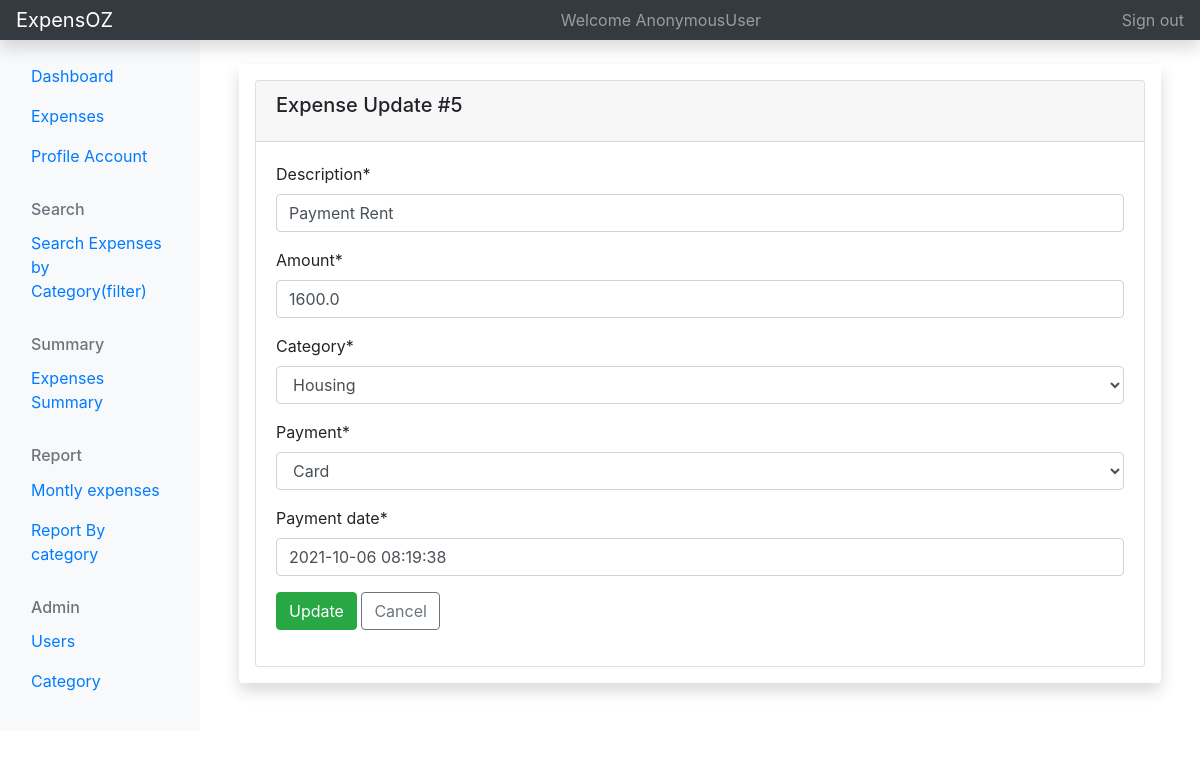
/expense/5/update/, run on the app's committed database.
### expense/models.py (models this page shows, shortened)
class Expense(models.Model):
    description=models.CharField(max_length=200)
    amount= models.FloatField()
    category = models.ForeignKey(Category, on_delete=models.CASCADE)
    payment = models.ForeignKey(Payment, on_delete=models.CASCADE,null=True)
    payment_date= models.DateTimeField(default=now)
    created_on= models.DateTimeField(auto_now_add=True)
    last_modified= models.DateTimeField(auto_now=True)
    author = models.ForeignKey(User, default=True, on_delete=models.CASCADE)
    class Meta:
        ordering = ['-created_on']

### expense/views.py (the view)
# urls.py: path('<int:pk>/update/', ExpenseUpdateView.as_view(), name='expense-update'),
class ExpenseUpdateView(UpdateView):
    model = Expense
    template_name = 'expense/expense_update.html'
    fields = ['description','amount','category','payment','payment_date']

### expense/models.py (called while the page is built)
    def __str__(self):
        return self.name

    def __str__(self):
        return self.name

### expense/templates/expense/expense_update.html (shortened to what this page needs)
{% extends 'expense/base.html'%}
{% load crispy_forms_tags %}
{% block content %}
<div class="container mt-4"">
<div class="shadow p-3 mb-5 bg-white rounded">
<div class="card">
    <div class="card-header">
        <h5 class="card-title">Expense Update #{{expense.id}} </h5>
    </div>
    <div class="card-body">
        	<form method="POST" enctype="multipart/form-data">
            {{form|crispy}}
            <button type="submit" class="btn btn-success" href="{% url 'expense-update' expense.id %}">Update</button>
            <a class="btn btn-outline-secondary" href="{% url 'expense-list'  %}"> Cancel</a>
        </form>
    </div>
</div>
</div>
</div>
{% endblock %}

### data on the page
Expense: id "5", description "Payment Rent", amount "1600.0", category "Housing", payment "Card", payment_date "2021-10-06 08:19:38"

### other printed values
{{ user }} "AnonymousUser"
